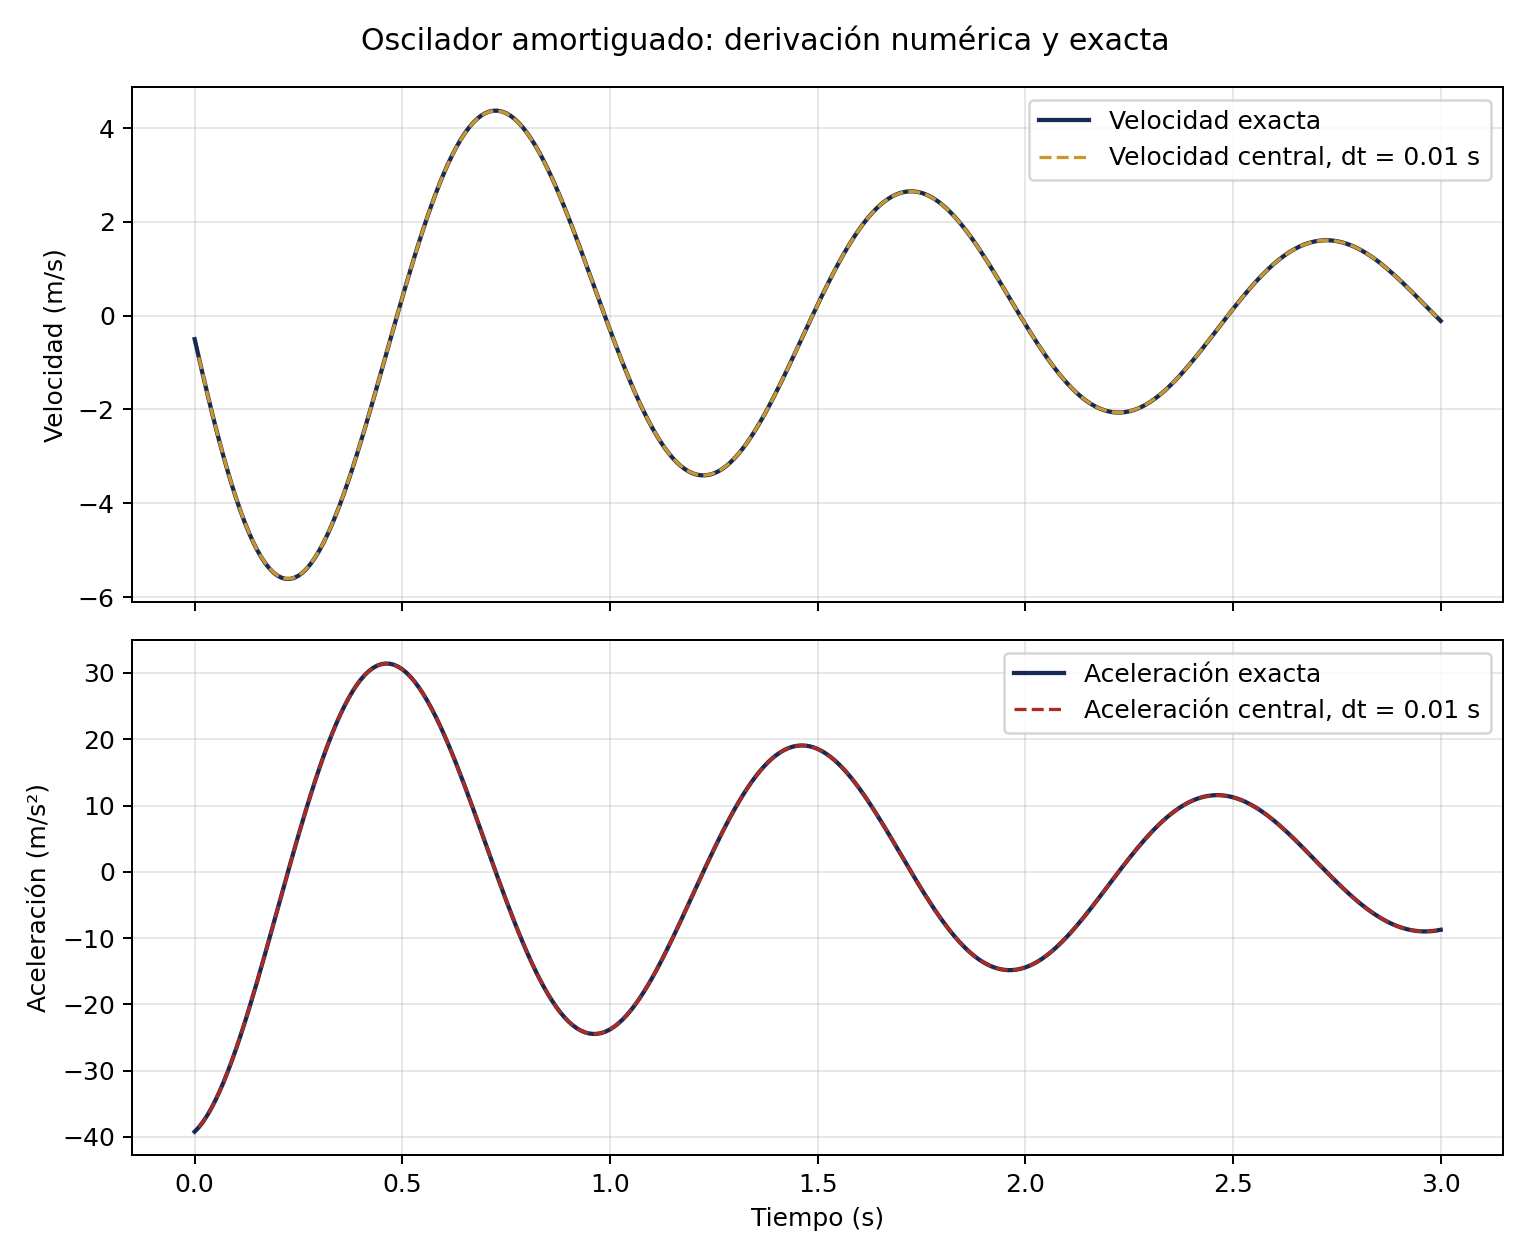

Recreate this plot in Python.
"""Física Computacional 106018C - Taller 7 (Semana 7), Parte C.

Estudiante: Cristian Andrés Cárdenas Muñoz; código 2518531.
Velocidad y aceleración del oscilador amortiguado usando únicamente
fórmulas de diferencias finitas y rebanadas de NumPy (sin ciclos por punto).
"""

import numpy as np
import matplotlib
matplotlib.use("Agg")  # Permite guardar la imagen incluso sin interfaz gráfica.
import matplotlib.pyplot as plt

GAMMA = 0.5
OMEGA = 2.0*np.pi
T_FINAL = 3.0


def posicion(t):
    """x(t) = exp(-gamma*t)*cos(omega*t), en metros."""
    return np.exp(-GAMMA*t)*np.cos(OMEGA*t)


def velocidad_exacta(t):
    """Derivada analítica de x(t), solo para evaluar errores."""
    return -np.exp(-GAMMA*t)*(GAMMA*np.cos(OMEGA*t) + OMEGA*np.sin(OMEGA*t))


def aceleracion_exacta(t):
    """Segunda derivada analítica de x(t), solo para evaluar errores."""
    return np.exp(-GAMMA*t)*((GAMMA**2-OMEGA**2)*np.cos(OMEGA*t)
                              + 2.0*GAMMA*OMEGA*np.sin(OMEGA*t))


def calcular(dt):
    """Genera malla, derivadas numéricas y errores máximos para un paso dt."""
    n = int(round(T_FINAL/dt))
    t = np.linspace(0.0, T_FINAL, n+1, dtype=np.float64)
    x = posicion(t)

    # Las rebanadas evitan puntos de borde sin datos suficientes.
    v_adelantada = (x[1:] - x[:-1])/dt            # tiempos t[:-1]
    v_atrasada = (x[1:] - x[:-1])/dt              # tiempos t[1:]
    v_central = (x[2:] - x[:-2])/(2.0*dt)         # tiempos t[1:-1]
    v_cinco = (x[:-4] - 8.0*x[1:-3] + 8.0*x[3:-1] - x[4:])/(12.0*dt)
    a_central = (x[2:] - 2.0*x[1:-1] + x[:-2])/(dt*dt)

    errores = np.array([
        np.max(np.abs(v_adelantada - velocidad_exacta(t[:-1]))),
        np.max(np.abs(v_atrasada - velocidad_exacta(t[1:]))),
        np.max(np.abs(v_central - velocidad_exacta(t[1:-1]))),
        np.max(np.abs(v_cinco - velocidad_exacta(t[2:-2]))),
        np.max(np.abs(a_central - aceleracion_exacta(t[1:-1]))),
    ], dtype=np.float64)
    return t, x, v_central, a_central, errores


def main():
    t, x, v, a, e01 = calcular(0.01)
    _, _, _, _, e005 = calcular(0.005)

    # Contiene solo los 299 puntos donde las fórmulas centrales existen.
    np.savetxt('derivadas_oscilador.dat',
               np.column_stack((t[1:-1], x[1:-1], v, a)),
               fmt='%.16e')

    # Dos filas, seis columnas: dt y los cinco errores de las fórmulas.
    np.savetxt('errores_derivadas.dat',
               np.vstack((np.r_[0.01, e01], np.r_[0.005, e005])),
               fmt='%.16e')

    # Se comparan datos calculados contra sus expresiones exactas.
    fig, (ax_v, ax_a) = plt.subplots(2, 1, figsize=(8.5, 7), sharex=True)
    ti = t[1:-1]
    ax_v.plot(t, velocidad_exacta(t), color='#162A54', lw=1.7,
              label='Velocidad exacta')
    ax_v.plot(ti, v, '--', color='#C9972C', lw=1.3,
              label='Velocidad central, dt = 0.01 s')
    ax_v.set_ylabel('Velocidad (m/s)')
    ax_v.legend(loc='upper right')

    ax_a.plot(t, aceleracion_exacta(t), color='#162A54', lw=1.7,
              label='Aceleración exacta')
    ax_a.plot(ti, a, '--', color='#B02A20', lw=1.3,
              label='Aceleración central, dt = 0.01 s')
    ax_a.set_xlabel('Tiempo (s)')
    ax_a.set_ylabel('Aceleración (m/s²)')
    ax_a.legend(loc='upper right')

    for ax in (ax_v, ax_a):
        ax.grid(True, alpha=0.3)
    fig.suptitle('Oscilador amortiguado: derivación numérica y exacta')
    fig.tight_layout()
    fig.savefig('derivadas_oscilador.png', dpi=180)
    plt.close(fig)

    print('Error máximo de v central (dt=0.01):', f'{e01[2]:.6e}')
    print('Error máximo de a central (dt=0.01):', f'{e01[4]:.6e}')
    print('Razones de error (dt=0.01 / 0.005):',
          ', '.join(f'{r:.4f}' for r in (e01/e005)))
    print('[PASS] Se generaron los archivos de derivación.')


if __name__ == '__main__':
    main()
